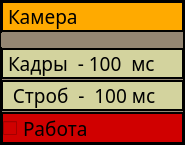
<?xml version="1.0" encoding="UTF-8"?>
<ui version="4.0">
 <class>CameraWindow</class>
 <widget class="QWidget" name="CameraWindow">
  <property name="geometry">
   <rect>
    <x>0</x>
    <y>0</y>
    <width>185</width>
    <height>138</height>
   </rect>
  </property>
  <property name="windowTitle">
   <string>CameraWindow</string>
  </property>
  <property name="styleSheet">
   <string notr="true">QWidget
{
border: 2px solid line black;
	background-color: rgb(148, 134, 115);
	font: 14pt &quot;Sans Serif&quot;;
}
QLineEdit
{
border: 2px solid line black;
	
	background-color: rgb(227, 227, 227);
}

QLabel
{
border: 0px solid line black;
	
	background-color: rgb(148, 134, 115);

}</string>
  </property>
  <layout class="QGridLayout" name="gridLayout">
   <property name="leftMargin">
    <number>1</number>
   </property>
   <property name="topMargin">
    <number>1</number>
   </property>
   <property name="rightMargin">
    <number>1</number>
   </property>
   <property name="bottomMargin">
    <number>1</number>
   </property>
   <property name="spacing">
    <number>1</number>
   </property>
   <item row="1" column="0">
    <widget class="QLabel" name="label">
     <property name="maximumSize">
      <size>
       <width>130</width>
       <height>60</height>
      </size>
     </property>
     <property name="text">
      <string/>
     </property>
     <property name="pixmap">
      <pixmap>D:/Картинки/Камера.png</pixmap>
     </property>
     <property name="scaledContents">
      <bool>true</bool>
     </property>
    </widget>
   </item>
   <item row="3" column="0">
    <widget class="QLabel" name="labelFrameRateROI">
     <property name="font">
      <font>
       <family>Sans Serif</family>
       <pointsize>14</pointsize>
       <weight>50</weight>
       <italic>false</italic>
       <bold>false</bold>
      </font>
     </property>
     <property name="styleSheet">
      <string notr="true">QLabel
{
border: 2px solid line black;
	
	background-color: rgb(211, 211, 158);
}</string>
     </property>
     <property name="text">
      <string> Строб  -  100 мс</string>
     </property>
    </widget>
   </item>
   <item row="0" column="0">
    <widget class="QLabel" name="label_2">
     <property name="sizePolicy">
      <sizepolicy hsizetype="Preferred" vsizetype="Maximum">
       <horstretch>0</horstretch>
       <verstretch>0</verstretch>
      </sizepolicy>
     </property>
     <property name="font">
      <font>
       <family>Sans Serif</family>
       <pointsize>14</pointsize>
       <weight>50</weight>
       <italic>false</italic>
       <bold>false</bold>
      </font>
     </property>
     <property name="styleSheet">
      <string notr="true">QLabel
{
border: 2px solid line black;
	
	background-color: rgb(255, 170, 0);
}</string>
     </property>
     <property name="text">
      <string>Камера</string>
     </property>
    </widget>
   </item>
   <item row="2" column="0">
    <widget class="QLabel" name="labelFrameRate">
     <property name="sizePolicy">
      <sizepolicy hsizetype="MinimumExpanding" vsizetype="Preferred">
       <horstretch>0</horstretch>
       <verstretch>0</verstretch>
      </sizepolicy>
     </property>
     <property name="maximumSize">
      <size>
       <width>16777215</width>
       <height>16777213</height>
      </size>
     </property>
     <property name="font">
      <font>
       <family>Sans Serif</family>
       <pointsize>14</pointsize>
       <weight>50</weight>
       <italic>false</italic>
       <bold>false</bold>
      </font>
     </property>
     <property name="styleSheet">
      <string notr="true">QLabel
{
border: 2px solid line black;
	
	background-color: rgb(211, 211, 158);
}</string>
     </property>
     <property name="text">
      <string>Кадры  - 100  мс</string>
     </property>
    </widget>
   </item>
   <item row="4" column="0">
    <widget class="QCheckBox" name="checkWorkBlock">
     <property name="font">
      <font>
       <family>Sans Serif</family>
       <pointsize>14</pointsize>
       <weight>50</weight>
       <italic>false</italic>
       <bold>false</bold>
      </font>
     </property>
     <property name="styleSheet">
      <string notr="true">QCheckBox
{
border: 2px solid line black;
	
	
	background-color: rgb(208, 0, 0);
}

QCheckBox::checked
{
border: 2px solid line black;
	
	background-color: rgb(85, 170, 0);
}</string>
     </property>
     <property name="text">
      <string>Работа</string>
     </property>
    </widget>
   </item>
  </layout>
 </widget>
 <layoutdefault spacing="6" margin="11"/>
 <resources/>
 <connections/>
</ui>
